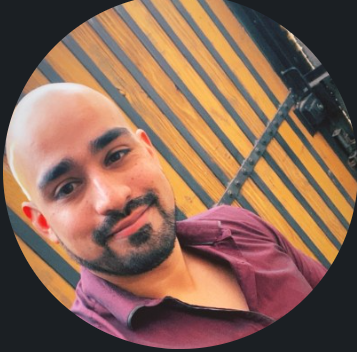
#> input picture foto_mia.png, 357 x 352 px
$ python -i cv_jaime_quinelen.py   (imports and definitions only)
#> lines starting #> are read from the running program, lines starting #| are printed output that depends on the picture; after the words box and inside, x2 and y2 are one past the last pixel; in counts of white or black regions, pixels touching at a corner belong together
#!/usr/bin/env python3
"""
CV Premium - Jaime Quiñelen Villar
QA Lead / Computer Engineer
"""

from reportlab.lib.pagesizes import A4
from reportlab.pdfgen import canvas
from reportlab.lib import colors
from reportlab.lib.utils import ImageReader
from PIL import Image, ImageDraw
import io, os

# ─── RUTAS ────────────────────────────────────────────────────────────────────
SCRIPT_DIR = os.path.dirname(os.path.abspath(__file__))
FOTO_PATH  = os.path.join(SCRIPT_DIR, 'foto_mia.png')
SALIDA     = os.path.join(SCRIPT_DIR, 'CV_Jaime_Quinelen_v2.pdf')

# ─── COLORES ──────────────────────────────────────────────────────────────────
# [1 line that did not run here, left out]
# [1 line that did not run here, left out]
# [1 line that did not run here, left out]
# [1 line that did not run here, left out]
WHITE          = colors.white
# [1 line that did not run here, left out]
# [1 line that did not run here, left out]
# [1 line that did not run here, left out]
# [1 line that did not run here, left out]
# [1 line that did not run here, left out]
# [1 line that did not run here, left out]

# ─── DIMENSIONES ──────────────────────────────────────────────────────────────
# [1 line that did not run here, left out]
SIDE_W    = 185.0
COL_X     = SIDE_W + 16   # inicio columna derecha
# [1 line that did not run here, left out]
PAD       = 14            # padding sidebar horizontal


# ══════════════════════════════════════════════════════════════════════════════
# UTILIDADES
# ══════════════════════════════════════════════════════════════════════════════

def circular_photo(path, px=300):
#> called with path = 'foto_mia.png', px = 300
    img  = Image.open(path).convert('RGBA')
#> img is the input picture: PIL image 357x352 RGBA; mean R, G, B, A 135.1, 101.4, 85.5, 255
    w, h = img.size
#> w = 357; h = 352
    lado = min(w, h)
#> lado = 352
    img  = img.crop(((w-lado)//2, (h-lado)//2, (w+lado)//2, (h+lado)//2))
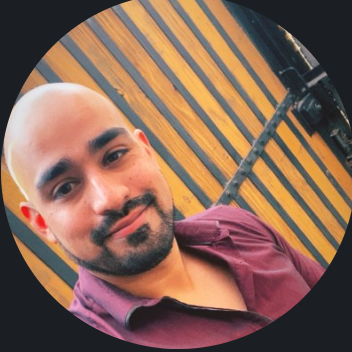
#> img: PIL image 352x352 RGBA; mean R, G, B, A 136.5, 102.4, 86.2, 255
    img  = img.resize((px, px), Image.LANCZOS)
#> img: PIL image 300x300 RGBA
    mask = Image.new('L', (px, px), 0)
#> mask: PIL image 300x300 L; every value is 0
    ImageDraw.Draw(mask).ellipse((0, 0, px, px), fill=255)
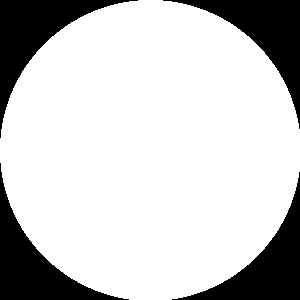
#> mask: PIL image 300x300 L; 79% white; 4 black regions, box (x1, y1, x2, y2) and area: (0, 0, 138, 138) 4868, (163, 0, 300, 129) 4730, (0, 163, 129, 300) 4730, (172, 172, 300, 300) 4593
    img.putalpha(mask)
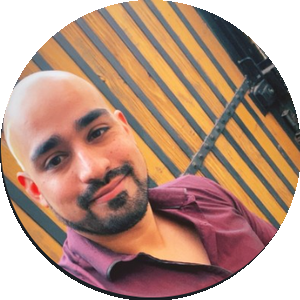
#> img: PIL image 300x300 RGBA; mean R, G, B, A 136.5, 102.4, 86.2, 201.4; transparent parts drawn white
    buf = io.BytesIO()
    img.save(buf, 'PNG')
    buf.seek(0)
#> (the run stopped early here; a loop or call above may not have finished)
